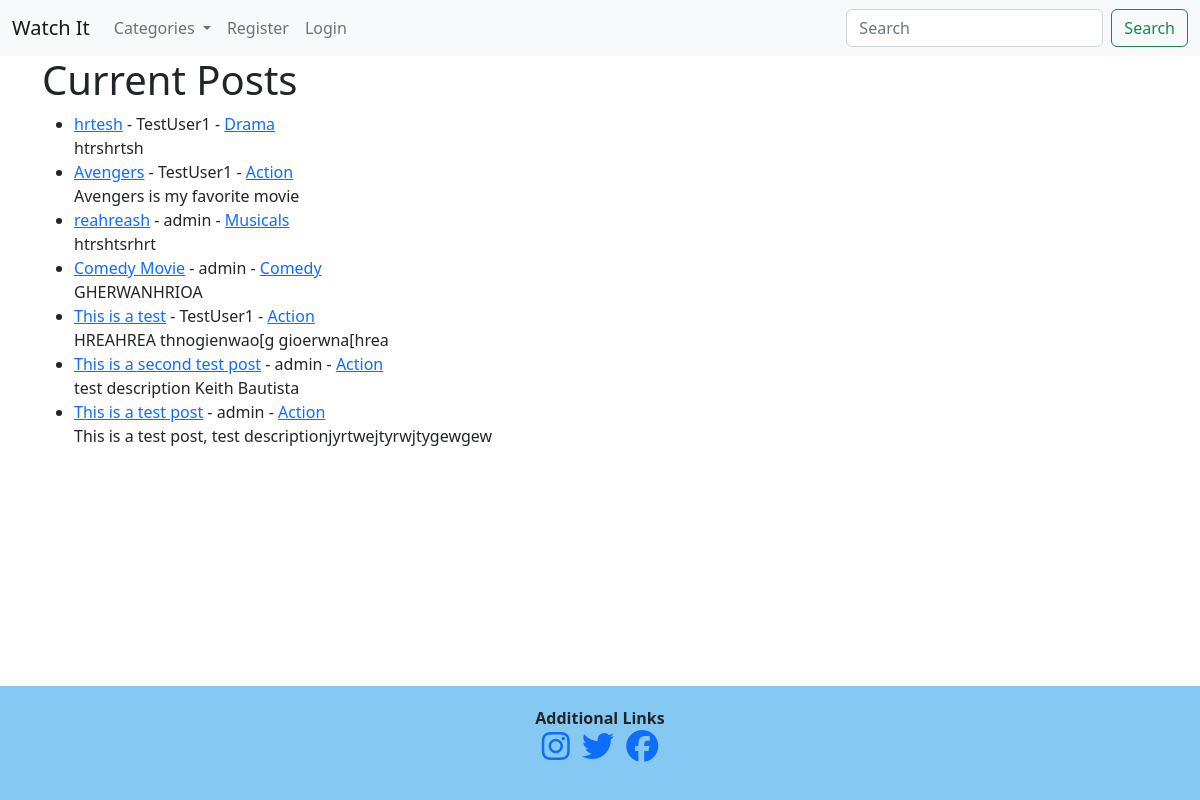
Before: / with the older database file.
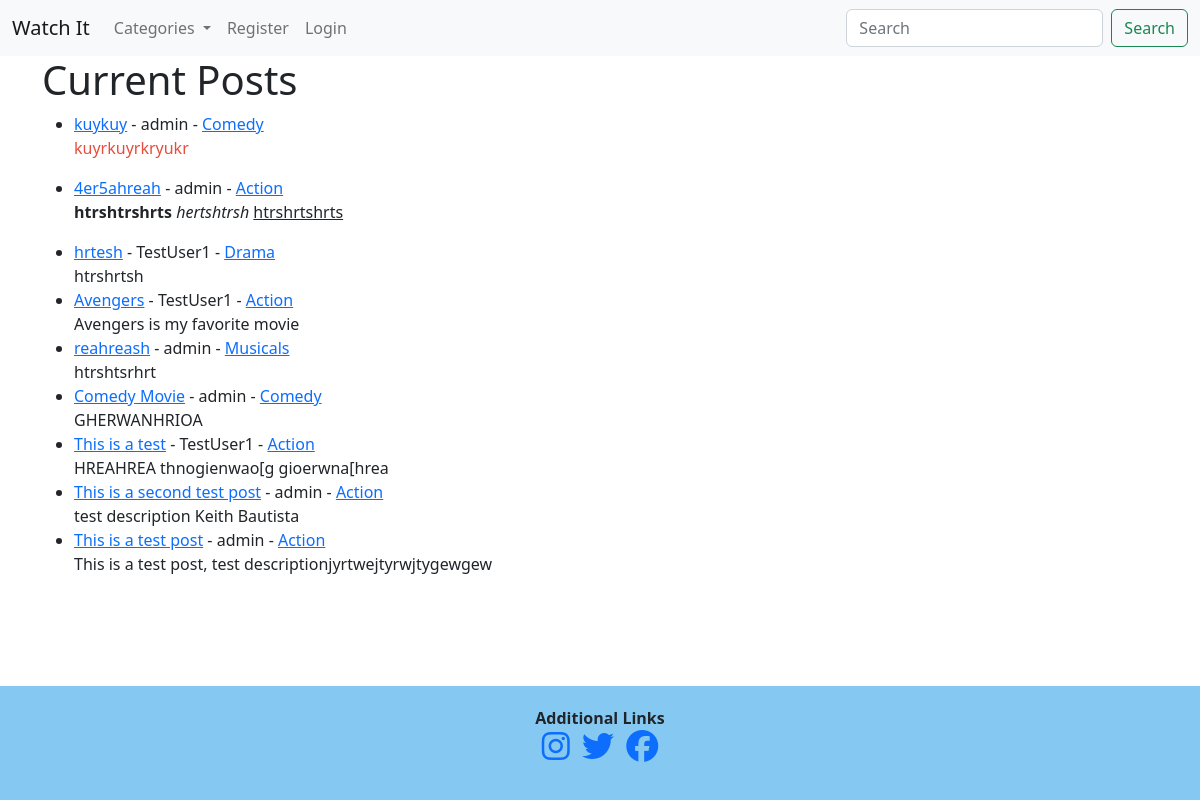
After: the same page with the newer database file.
### watchit/models.py (models this page shows, shortened)
class Post(models.Model):
    title = models.CharField(max_length=255)
    title_tag = models.CharField(max_length=255)
    author = models.ForeignKey(User, on_delete=models.CASCADE)
    """This will delete all of users' posts"""
    body = RichTextField(blank=True, null=True)
    post_date = models.DateField(auto_now_add=True)
    category = models.CharField(max_length=255, default='Action')
    likes = models.ManyToManyField(User, related_name='blog_posts')

### watchit/views.py (the view)
# urls.py: path('', HomeView.as_view(), name="home"),
class HomeView(ListView):
    model = Post
    template_name = 'home.html'
    """This view will show all the posts since we passed in
    listview"""
    category = Category.objects.all()
    ordering = ['-id']
    def get_context_data(self, *args, **kwargs):
        category_menu = Category.objects.all()
        context = super(HomeView, self).get_context_data(*args, **kwargs)
        context["category_menu"] = category_menu
        return context

### watchit/models.py (called while the page is built)
    def __str__(self):
        return self.name

### watchit/templates/home.html
{% extends 'base.html' %}
{% block content %}
<h1>Current Posts</h1>
{% if user.is_authenticated %}
        <ul>
        {% for Post in object_list %}
            {% if user.id == Post.author.id %}
                <li><a href="{% url 'movie-detail' Post.pk %}">{{ Post.title }}</a> - {{ Post.author }} - <a href="{% url 'category' Post.category %}">{{ Post.category }}</a> - <a href="{% url 'edit-movie' Post.pk %}">Edit Movie</a> <br/>
                {{ Post.body|slice:":200"|safe }}</li>
            {% else %}
                <li><a href="{% url 'movie-detail' Post.pk %}">{{ Post.title }}</a> - {{ Post.author }} - <a href="{% url 'category' Post.category %}">{{ Post.category }}</a><br/>
                {{ Post.body|slice:":200"|safe }}</li>
            {% endif %}
        {% endfor %}
        </ul>
{% else %}
        <ul>
        {% for Post in object_list %}
            <li><a href="{% url 'movie-detail' Post.pk %}">{{ Post.title }}</a> - {{ Post.author }} - <a href="{% url 'category' Post.category %}">{{ Post.category }}</a><br/>
            {{ Post.body|slice:":200"|safe }}</li>
        {% endfor %}
        </ul>
{% endif %}
</small> <br/>
 {% endblock %}

### watchit/templates/base.html (shortened to what this page needs)
{% load static %}
<!doctype html>
<html lang="en">
<head>
    <link href="https://cdn.jsdelivr.net/npm/bootstrap@5.2.2/dist/css/bootstrap.min.css" rel="stylesheet">
    <link rel="stylesheet" href="{% static 'style.css' %}">
    </head>
<body>
    <nav class="navbar navbar-expand-lg bg-light">
        <div class="container-fluid">
          <a class="navbar-brand" href="{% url 'home' %}">Watch It</a>
          <div class="collapse navbar-collapse" id="navbarSupportedContent">
            <ul class="navbar-nav me-auto mb-2 mb-lg-0">
              <li class="nav-item dropdown">
                <a class="nav-link dropdown-toggle" href="#" id="navbarDropdown" role="button" data-toggle="dropdown" aria-haspopup="true" aria-expanded="false">
                  Categories
                </a>
              </li>
              {% if user.is_authenticated %}
              <li class="nav-item">
                <a class="nav-link" href="{% url 'add-movie' %}">Add Movie</a>
              </li>
              <li class="nav-item">
                <a class="nav-link" href="{% url 'logout' %}">Logout</a>
              </li>
              {% else %}
              <li class="nav-item">
                <a class="nav-link" href="{% url 'registration' %}">Register</a>
              </li>
              <li class="nav-item">
                <a class="nav-link" href="{% url 'login' %}">Login</a>
              </li>
              {% endif %}
            </ul>
            <form class="d-flex" role="search">
              <input class="form-control me-2" type="search" placeholder="Search" aria-label="Search">
              <button class="btn btn-outline-success" type="submit">Search</button>
            </form>
          </div>
        </div>
      </nav>
    <div class="container">
    {% block content %}
    {% endblock %}
    </div>
    <section class="fixed-bottom" id="section-contact">
        <div class="container-fluid">
            <div class="justify-content-center">
                <div class="col-md-12 text-center">
                    <strong>Additional Links</strong>
                    <div class="col-md-12 d-flex justify-content-center">
                    <ul class="list-unstyled">
                        <li class="list-inline-item">
                          <a href="https://www.instagram.com/?hl=en" target="_blank"><i class="fab fa-instagram fa-2x"></i></a>
                      </li>
                      <li class="list-inline-item">
                          <a href="ttps://twitter.com/" target="_blank"><i class="fab fa-twitter fa-2x"></i></a>
                      </li>
                      <li class="list-inline-item">
                          <a href="https://www.facebook.com/" target="_blank"><i class="fab fa-facebook fa-2x"></i></a>
                      </li>
                      </ul>
                    </div>
                </div>
            </div>
        </div>
    </section>
</body>
</html>

### watchit/static/style.css (style rules this page uses)
#section-contact { background-color: rgba(52, 165, 235, .6)!important; padding: 20px; }

Changed rows visible on the page:
added Post: title "kuykuy", author "admin", category "Comedy", body "kuyrkuyrkryukr"
added Post: title "4er5ahreah", author "admin", category "Action", body "htrshtrshrts hertshtrsh htrshrtshrts"
